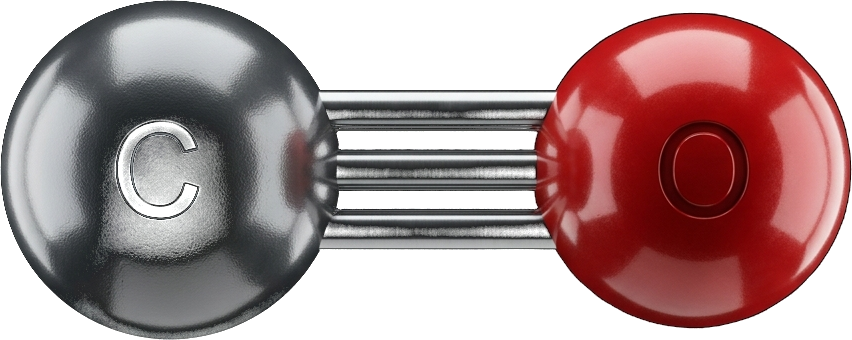
#> input picture assets/chemistry/mol_CO_isolated.png, 852 x 340 px, found by its file name; the run also reads 1 picture not shown here
$ python generate_katex_assets.py
#> lines starting #> are read from the running program, lines starting #| are printed output that depends on the picture
### viralforge/render/latex_renderer.py
"""Renderizador seguro de ecuaciones matemáticas/químicas con MathText.

Matplotlib MathText NO es KaTeX ni soporta todo el LaTeX de la IA.
Se normalizan variantes frecuentes antes del renderizado; las expresiones
imposibles provocan una excepción para que la capa se descarte sin mostrar
código LaTeX crudo encima de la clase original de NotebookLM.
"""
from __future__ import annotations

import io
import re

import matplotlib
matplotlib.use("Agg")
import matplotlib.pyplot as plt
from PIL import Image


def normalize_mathtext(latex: str) -> str:
    text = str(latex).strip()
    if text.startswith("$") and text.endswith("$"):
        text = text[1:-1]
    substitutions = (
        (r"\implies", r"\Rightarrow"),
        (r"\iff", r"\Leftrightarrow"),
        (r"\dfrac", r"\frac"),
        (r"\tfrac", r"\frac"),
        (r"\leqslant", r"\leq"),
        (r"\geqslant", r"\geq"),
    )
    for old, new in substitutions:
        text = text.replace(old, new)

    # [8 lines left out: function chemistry, not called in this run]

    text = re.sub(r"\\ce\{([^{}]+)\}", chemistry, text)
    return text


def render_latex_formula(
    latex_str: str,
    fontsize: int = 32,
    color: str = "#ffffff",
    dpi: int = 200,
    pad_inches: float = 0.05,
) -> Image.Image:
    """Rasteriza MathText a PNG transparente sin silenciosamente romper fórmulas."""
    expression = normalize_mathtext(latex_str)
    fig = plt.figure(figsize=(0.01, 0.01))
    fig.patch.set_alpha(0.0)
    try:
        plt.text(
            0, 0, f"${expression}$",
            fontsize=fontsize,
            color=color,
            va="bottom",
            ha="left",
            usetex=False,
        )
        plt.axis("off")
        buf = io.BytesIO()
        plt.savefig(
            buf, format="png", dpi=dpi, transparent=True,
            bbox_inches="tight", pad_inches=pad_inches,
        )
        buf.seek(0)
        with Image.open(buf) as png:
            return png.convert("RGBA")
    finally:
        plt.close(fig)


render_latex_to_image = render_latex_formula

### assets/chemistry/generate_katex_assets.py
import sys
sys.path.insert(0, ".")
from viralforge.render.latex_renderer import render_latex_formula
from PIL import Image, ImageDraw, ImageFont

font_p = "assets/fonts/Poppins-ExtraBold.ttf"
font_title = ImageFont.truetype(font_p, 20)
font_title_lg = ImageFont.truetype(font_p, 22)
font_sub = ImageFont.truetype(font_p, 15)
font_body = ImageFont.truetype(font_p, 13)
font_sm = ImageFont.truetype(font_p, 12)

co_iso = Image.open("assets/chemistry/mol_CO_isolated.png")
#> co_iso is the input picture: PIL image 852x340 RGBA; mean R, G, B, A 123.5, 98.1, 96.9, 161.1
h2_iso = Image.open("assets/chemistry/mol_2H2_isolated.png")
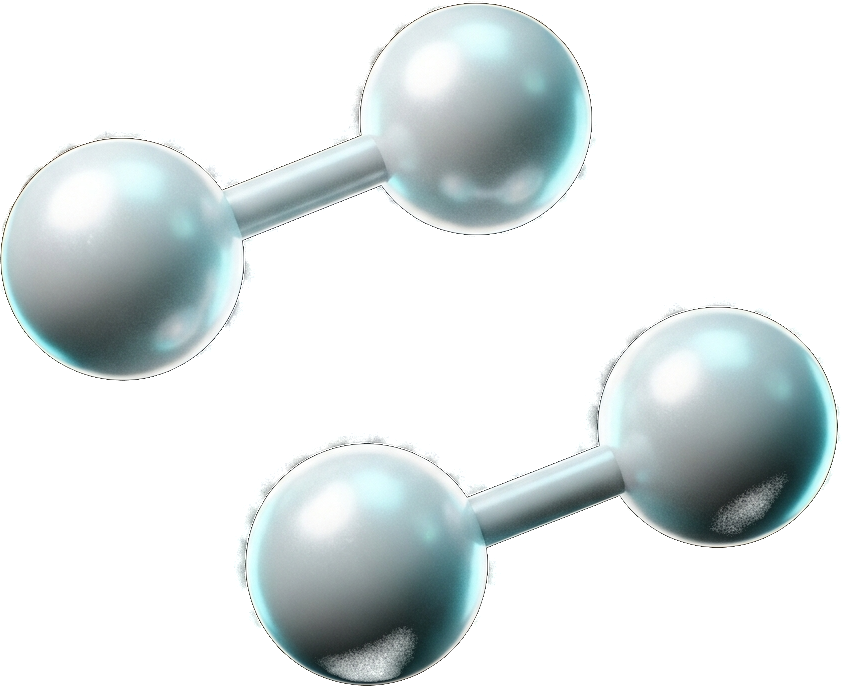
#> input picture assets/chemistry/mol_2H2_isolated.png, 842 x 686 px, found by its file name
#> h2_iso is the input picture: PIL image 842x686 RGBA; mean R, G, B, A 144.1, 172.1, 162.7, 86
me_iso = Image.open("assets/chemistry/mol_CH3OH_isolated.png")
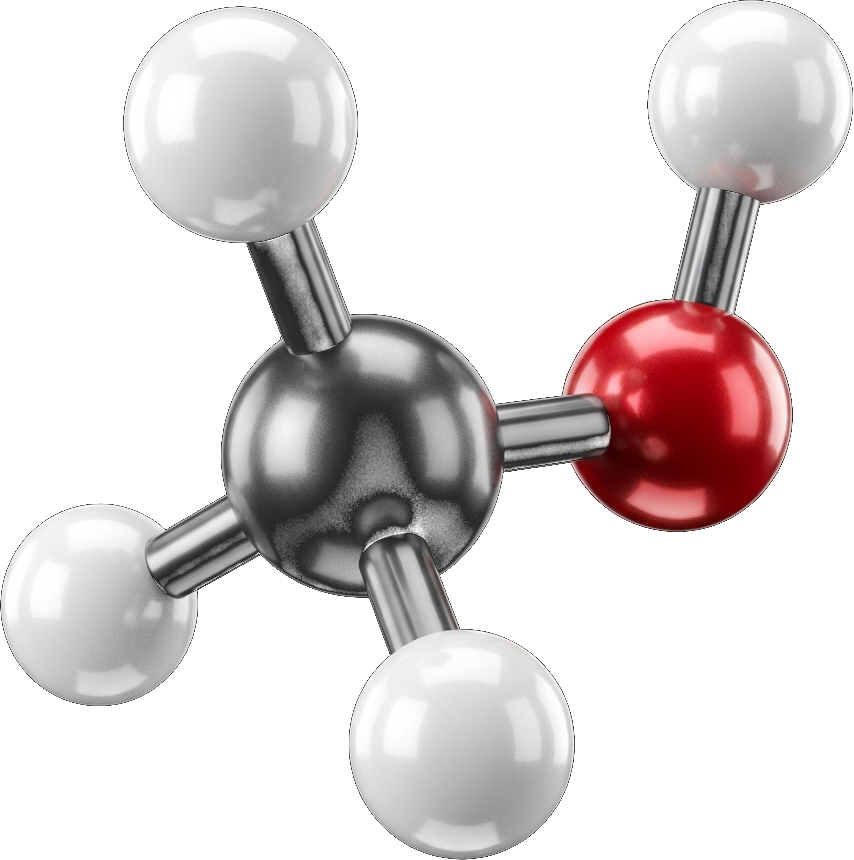
#> input picture assets/chemistry/mol_CH3OH_isolated.png, 854 x 860 px, found by its file name
#> me_iso is the input picture: PIL image 854x860 RGBA; mean R, G, B, A 120, 115, 113.5, 95.9

chem_dir = "assets/chemistry"
float_dir = "assets/chemistry/floating"
over_dir = "assets/overlays"

# ========================================================
# 1. BALANCED FLOATING MOLECULES (150 x 140) - ZERO OVERLAP
# ========================================================
# CO: 150 x 140
c_co = Image.new("RGBA", (150, 140), (0, 0, 0, 0))
#> c_co: PIL image 150x140 RGBA; every value is 0
co_img = co_iso.resize((120, int(120 * 340 / 852)), Image.Resampling.LANCZOS)
c_co.paste(co_img, ((150 - co_img.width)//2, 10), co_img)
latex_co = render_latex_formula(r"\mathbf{CO}", fontsize=20, color="#38bdf8", dpi=120)
c_co.paste(latex_co, ((150 - latex_co.width)//2, 10 + co_img.height + 15), latex_co)
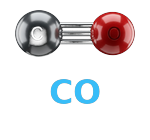
#> c_co: PIL image 150x140 RGBA; mean R, G, B, A 23.4, 19.9, 21.8, 47.6; transparent parts drawn white
c_co.save(f"{float_dir}/real_floating_CO_katex.png")

# 2H2: 150 x 140
c_h2 = Image.new("RGBA", (150, 140), (0, 0, 0, 0))
h2_img = h2_iso.resize((95, int(95 * 686 / 842)), Image.Resampling.LANCZOS)
c_h2.paste(h2_img, ((150 - h2_img.width)//2, 8), h2_img)
latex_h2 = render_latex_formula(r"\mathbf{2\,H_2}", fontsize=20, color="#fbbf24", dpi=120)
c_h2.paste(latex_h2, ((150 - latex_h2.width)//2, 8 + h2_img.height + 15), latex_h2)
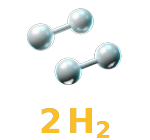
#> c_h2: PIL image 150x140 RGBA; mean R, G, B, A 27.2, 27.4, 22.3, 37.1; transparent parts drawn white
c_h2.save(f"{float_dir}/real_floating_2H2_katex.png")

# CH3OH: 150 x 140
c_me = Image.new("RGBA", (150, 140), (0, 0, 0, 0))
me_img = me_iso.resize((85, int(85 * 860 / 854)), Image.Resampling.LANCZOS)
c_me.paste(me_img, ((150 - me_img.width)//2, 5), me_img)
latex_me = render_latex_formula(r"\mathbf{CH_3OH}", fontsize=20, color="#34d399", dpi=120)
c_me.paste(latex_me, ((150 - latex_me.width)//2, 5 + me_img.height + 12), latex_me)
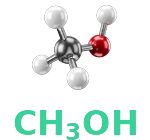
#> c_me: PIL image 150x140 RGBA; mean R, G, B, A 25.8, 34.4, 30.5, 47.7; transparent parts drawn white
c_me.save(f"{float_dir}/real_floating_CH3OH_katex.png")

# ========================================================
# 2. BALANCED TOP SHOWCASE CARDS (580 x 190) - ZERO TRUNCATION
# ========================================================
w_top, h_top = 580, 190

# 2.1 showcase_CO
card1 = Image.new("RGBA", (w_top, h_top), (0, 0, 0, 0))
#> card1: PIL image 580x190 RGBA; every value is 0
d1 = ImageDraw.Draw(card1)
d1.rounded_rectangle([2, 2, w_top-2, h_top-2], radius=20, fill=(10, 16, 28, 245), outline=(56, 189, 248, 255), width=2)
co_thumb = co_iso.resize((150, int(150 * 340 / 852)), Image.Resampling.LANCZOS)
card1.paste(co_thumb, (25, (h_top - co_thumb.height)//2), co_thumb)
d1.text((190, 28), "MONOXIDO DE CARBONO", font=font_title, fill=(251, 191, 36))
latex_co_card = render_latex_formula(r"\mathbf{CO \;\;(4\;moles)}", fontsize=20, color="#38bdf8", dpi=120)
card1.paste(latex_co_card, (190, 70), latex_co_card)
d1.text((190, 125), "Reactivo Inicial Gaseoso", font=font_sub, fill=(226, 232, 240))
card1.save(f"{chem_dir}/top_showcase_CO_katex.png")

# 2.2 showcase_2H2
card2 = Image.new("RGBA", (w_top, h_top), (0, 0, 0, 0))
d2 = ImageDraw.Draw(card2)
d2.rounded_rectangle([2, 2, w_top-2, h_top-2], radius=20, fill=(10, 16, 28, 245), outline=(251, 191, 36, 255), width=2)
h2_thumb = h2_iso.resize((130, int(130 * 686 / 842)), Image.Resampling.LANCZOS)
card2.paste(h2_thumb, (35, (h_top - h2_thumb.height)//2), h2_thumb)
d2.text((190, 28), "GAS HIDROGENO", font=font_title, fill=(251, 191, 36))
latex_h2_card = render_latex_formula(r"\mathbf{2\,H_2 \;\;(6\;moles)}", fontsize=20, color="#38bdf8", dpi=120)
card2.paste(latex_h2_card, (190, 70), latex_h2_card)
d2.text((190, 125), "Reactivo Diatomico Inicial", font=font_sub, fill=(226, 232, 240))
card2.save(f"{chem_dir}/top_showcase_2H2_katex.png")

# 2.3 showcase_CH3OH
card3 = Image.new("RGBA", (w_top, h_top), (0, 0, 0, 0))
d3 = ImageDraw.Draw(card3)
d3.rounded_rectangle([2, 2, w_top-2, h_top-2], radius=20, fill=(10, 16, 28, 245), outline=(52, 211, 153, 255), width=2)
me_thumb = me_iso.resize((120, int(120 * 860 / 854)), Image.Resampling.LANCZOS)
card3.paste(me_thumb, (35, (h_top - me_thumb.height)//2), me_thumb)
d3.text((190, 28), "METANOL SINTETIZADO", font=font_title, fill=(52, 211, 153))
latex_me_card = render_latex_formula(r"\mathbf{CH_3OH \;\;(Producto)}", fontsize=18, color="#ffffff", dpi=120)
card3.paste(latex_me_card, (190, 70), latex_me_card)
d3.text((190, 125), "Sintesis Objetivo de la Reaccion", font=font_sub, fill=(148, 163, 184))
card3.save(f"{chem_dir}/top_showcase_CH3OH_katex.png")

# 2.4 receta_compare (580 x 190)
w_rec, h_rec = 580, 190
card4 = Image.new("RGBA", (w_rec, h_rec), (0, 0, 0, 0))
d4 = ImageDraw.Draw(card4)
d4.rounded_rectangle([2, 2, w_rec-2, h_rec-2], radius=20, fill=(10, 16, 28, 245), outline=(251, 191, 36, 255), width=2)
co_sm = co_iso.resize((110, int(110 * 340 / 852)), Image.Resampling.LANCZOS)
h2_sm = h2_iso.resize((100, int(100 * 686 / 842)), Image.Resampling.LANCZOS)
card4.paste(co_sm, (25, (h_rec - co_sm.height)//2), co_sm)
d4.text((w_rec // 2, 28), "LA RECETA EXIGE:", font=font_title, fill=(251, 191, 36), anchor="mm")
latex_receta = render_latex_formula(r"\mathbf{1\,CO \;:\; 2\,H_2}", fontsize=22, color="#38bdf8", dpi=120)
card4.paste(latex_receta, ((w_rec - latex_receta.width)//2, 65), latex_receta)
d4.text((w_rec // 2, 125), "2 moles H2 por cada 1 mol CO", font=font_sub, fill=(226, 232, 240), anchor="mm")
d4.text((w_rec // 2, 155), "Proporcion Estequiometrica", font=font_body, fill=(52, 211, 153), anchor="mm")
card4.paste(h2_sm, (w_rec - h2_sm.width - 25, (h_rec - h2_sm.height)//2), h2_sm)
card4.save(f"{chem_dir}/top_receta_compare_katex.png")

# 2.5 calc_CO
card5 = Image.new("RGBA", (w_top, h_top), (0, 0, 0, 0))
d5 = ImageDraw.Draw(card5)
d5.rounded_rectangle([2, 2, w_top-2, h_top-2], radius=20, fill=(10, 16, 28, 245), outline=(56, 189, 248, 255), width=2)
card5.paste(co_thumb, (25, (h_top - co_thumb.height)//2), co_thumb)
d5.text((190, 25), "CALCULO EXPRES: MONOXIDO", font=font_title, fill=(56, 189, 248))
latex_calc_co = render_latex_formula(r"\mathbf{\frac{4\,mol}{1} = 4}", fontsize=22, color="#ffffff", dpi=120)
card5.paste(latex_calc_co, (190, 65), latex_calc_co)
d5.text((190, 130), "Moles iniciales / Coeficiente CO", font=font_sub, fill=(148, 163, 184))
card5.save(f"{chem_dir}/top_calc_CO_katex.png")

# 2.6 calc_2H2
card6 = Image.new("RGBA", (w_top, h_top), (0, 0, 0, 0))
d6 = ImageDraw.Draw(card6)
d6.rounded_rectangle([2, 2, w_top-2, h_top-2], radius=20, fill=(10, 16, 28, 245), outline=(251, 191, 36, 255), width=2)
card6.paste(h2_thumb, (35, (h_top - h2_thumb.height)//2), h2_thumb)
d6.text((190, 25), "CALCULO EXPRES: HIDROGENO", font=font_title, fill=(251, 191, 36))
latex_calc_h2 = render_latex_formula(r"\mathbf{\frac{6\,mol}{2} = 3}", fontsize=22, color="#34d399", dpi=120)
#> in render_latex_formula (call 9), `with Image.open(buf) as png:`:
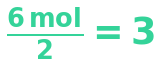
#> png: PIL image 161x68 RGBA; mean R, G, B, A 222.3, 247.9, 238.6, 34.6; transparent parts drawn white
card6.paste(latex_calc_h2, (190, 65), latex_calc_h2)
d6.text((190, 130), "Moles iniciales / Coeficiente H2", font=font_sub, fill=(148, 163, 184))
card6.save(f"{chem_dir}/top_calc_2H2_katex.png")

# 2.7 final_limitante
card7 = Image.new("RGBA", (w_top, h_top), (0, 0, 0, 0))
d7 = ImageDraw.Draw(card7)
d7.rounded_rectangle([2, 2, w_top-2, h_top-2], radius=20, fill=(10, 16, 28, 250), outline=(52, 211, 153, 255), width=3)
card7.paste(h2_thumb, (35, (h_top - h2_thumb.height)//2), h2_thumb)
d7.text((190, 22), "REACTIVO LIMITANTE", font=font_title_lg, fill=(52, 211, 153))
latex_lim = render_latex_formula(r"\mathbf{H_2 \;\;(3 < 4)}", fontsize=24, color="#ffffff", dpi=120)
card7.paste(latex_lim, (190, 65), latex_lim)
d7.text((190, 115), "El hidrogeno frena la reaccion", font=font_sub, fill=(251, 191, 36))
d7.text((190, 148), "PUNTO DE ADMISION ASEGURADO", font=font_body, fill=(56, 189, 248))
card7.save(f"{chem_dir}/top_final_H2_katex.png")
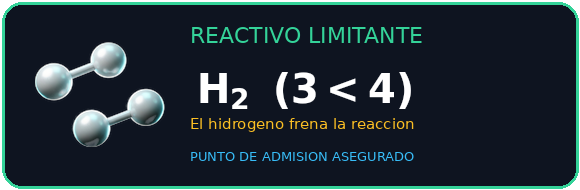
#> saved as top_final_H2_katex.png: PIL image 580x190 RGBA; mean R, G, B, A 24.5, 38.9, 45.7, 244; transparent parts drawn white

# ========================================================
# 3. BALANCED LOWER CARDS: ZERO OVERLAP WITH CHALK
# ========================================================
# 3.1 badge_novato (440 x 110)
b1 = Image.new("RGBA", (440, 110), (0, 0, 0, 0))
db1 = ImageDraw.Draw(b1)
db1.rounded_rectangle([2, 2, 438, 108], radius=18, fill=(15, 23, 42, 245), outline=(239, 68, 68, 255), width=2)
db1.text((220, 32), "ERROR DE NOVATO", font=font_title, fill=(239, 68, 68), anchor="mm")
db1.text((220, 75), "No mires solo cantidades iniciales", font=font_sub, fill=(226, 232, 240), anchor="mm")
b1.save(f"{over_dir}/badge_novato_katex.png")

# 3.2 badge_truco CON FORMULA FRACTION: Moles / Coeficiente! (440 x 145)
b2 = Image.new("RGBA", (440, 145), (0, 0, 0, 0))
db2 = ImageDraw.Draw(b2)
db2.rounded_rectangle([2, 2, 438, 143], radius=18, fill=(15, 23, 42, 245), outline=(56, 189, 248, 255), width=2)
db2.text((220, 25), "TRUCO EXPRES", font=font_title, fill=(56, 189, 248), anchor="mm")
latex_div = render_latex_formula(r"\mathbf{\frac{Moles}{Coeficiente}}", fontsize=22, color="#fbbf24", dpi=120)
b2.paste(latex_div, ((440 - latex_div.width)//2, 48), latex_div)
db2.text((220, 120), "Metodo a ojo para admision", font=font_body, fill=(226, 232, 240), anchor="mm")
b2.save(f"{over_dir}/badge_truco_katex.png")

# 3.3 card_resolucion (480 x 260) - ZERO TRUNCATION
cw, ch = 480, 260
c_res = Image.new("RGBA", (cw, ch), (0, 0, 0, 0))
d_res = ImageDraw.Draw(c_res)
d_res.rounded_rectangle([2, 2, cw-2, ch-2], radius=20, fill=(10, 16, 28, 250), outline=(56, 189, 248, 255), width=2)
d_res.rounded_rectangle([30, 10, cw-30, 42], radius=10, fill=(30, 41, 59, 230))
d_res.text((cw // 2, 26), "TRUCO EXPRES ADMISION", font=font_sub, fill=(251, 191, 36), anchor="mm")

latex_f1 = render_latex_formula(r"\mathbf{CO:\;\; \frac{4}{1} = 4}", fontsize=20, color="#e2e8f0", dpi=120)
c_res.paste(latex_f1, ((cw - latex_f1.width)//2, 54), latex_f1)

latex_f2 = render_latex_formula(r"\mathbf{H_2:\;\; \frac{6}{2} = 3}", fontsize=20, color="#fbbf24", dpi=120)
c_res.paste(latex_f2, ((cw - latex_f2.width)//2, 106), latex_f2)

d_res.line([30, 168, cw-30, 168], fill=(51, 65, 85, 255), width=2)

latex_f3 = render_latex_formula(r"\mathbf{3 < 4 \;\rightarrow\; Limitante = H_2}", fontsize=17, color="#34d399", dpi=120)
c_res.paste(latex_f3, ((cw - latex_f3.width)//2, 178), latex_f3)

d_res.text((cw // 2, 234), "El hidrogeno se agota antes", font=font_body, fill=(226, 232, 240), anchor="mm")
c_res.save(f"{over_dir}/card_resolucion_katex.png")

# 3.4 badge_target (440 x 110)
b3 = Image.new("RGBA", (440, 110), (0, 0, 0, 0))
db3 = ImageDraw.Draw(b3)
db3.rounded_rectangle([2, 2, 438, 108], radius=18, fill=(15, 23, 42, 245), outline=(52, 211, 153, 255), width=2)
db3.text((220, 32), "PUNTO ASEGURADO", font=font_title, fill=(52, 211, 153), anchor="mm")
db3.text((220, 75), "Clave de Admision Universitaria", font=font_sub, fill=(226, 232, 240), anchor="mm")
b3.save(f"{over_dir}/badge_target_katex.png")

# 3.5 card_reactor centered (360 x 220)
react_clean_p = f"{over_dir}/card_reactor_clean.png"
rw, rh = 360, 220
img_r = Image.new("RGBA", (rw, rh), (0, 0, 0, 0))
dr = ImageDraw.Draw(img_r)
dr.rounded_rectangle([2, 2, rw-2, rh-2], radius=18, fill=(15, 23, 42, 245), outline=(52, 211, 153, 255), width=2)
lab_p = "assets/chemistry/sintesis_metanol_real.jpg"
import os
if os.path.exists(lab_p):
    lab_img = Image.open(lab_p).resize((rw - 20, 150), Image.Resampling.LANCZOS)
    img_r.paste(lab_img, (10, 10))
    dr.text((rw // 2, 192), "Sintesis Real de Metanol", font=font_body, fill=(226, 232, 240), anchor="mm")
    img_r.save(react_clean_p)

print("All calibrated balanced KaTeX assets generated successfully!")
